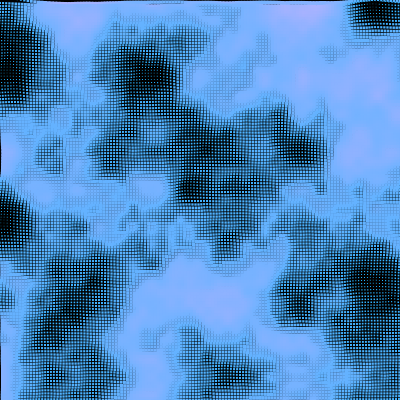
Frame 1 (no input)
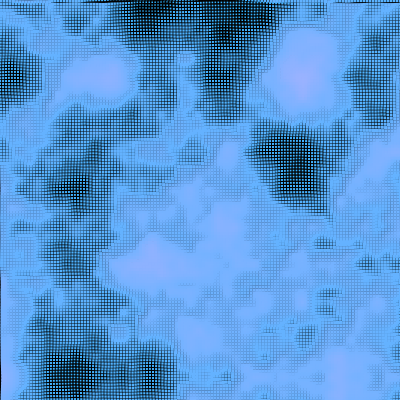
Frame 60 (no input)
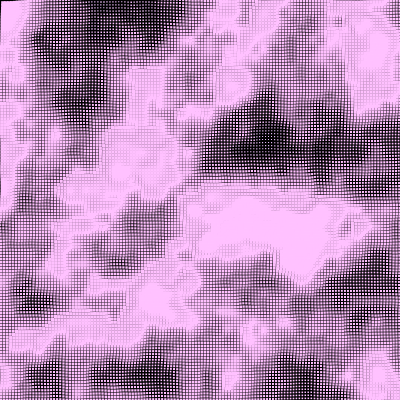
Frame 120 (the mouse pressed at the canvas centre since frame 60)

The p5.js sketch that drew these frames (run headless with seeded random() and noise() and a simulated clock; from frame 60 on, the mouse is pressed at the canvas centre):

// p5.js sketch
// ── sketch.js
let nx, ny, t;
let row, col, scl;
let nz;
let nStrength = 5;

function setup() {
  createCanvas(400, 400);
  nx = 0;
  ny = 0;
  t = 0.04;
  nz = 0;

  scl = 3;
  row = height / scl;
  col = width / scl;
  noStroke();
}

function draw() {
  background(0); 

  let shiftX= map(mouseX, 0, width, -1, 1);
  let shiftY = map(mouseY, 0, height, -1, 1);
  nx += shiftX * nStrength ;
  ny += shiftY * nStrength ;

  for (let j = 0; j < row; j++) {
    
    for (let i = 0; i < col; i++)
    {
      let k = noise(nx, ny, nz);
      
      let hue = map(k, 0, 1, mouseX, mouseX + 200);
      let saturation = map(nStrength, 0, 10, 100, 255);
      // the saturation is based on the strength of the noise 
      //with lower noise strengths resulting in lower saturation       //higher noise strengths resulting in higher saturation.
      let brightness = 255;
      fill(hue, saturation, brightness);

      let shift = map(k, 0, 1, -scl, scl);

      rect(i * scl + shift, j * scl + shift, scl + shift, scl + shift);
      nx += t;
    }
    nx = 0;
    ny += t;
  }
  ny = 0;
  nz += t;
}

function mousePressed() 
{
  // Increase noise strength when mouse is pressed
  nStrength += 1;
}
